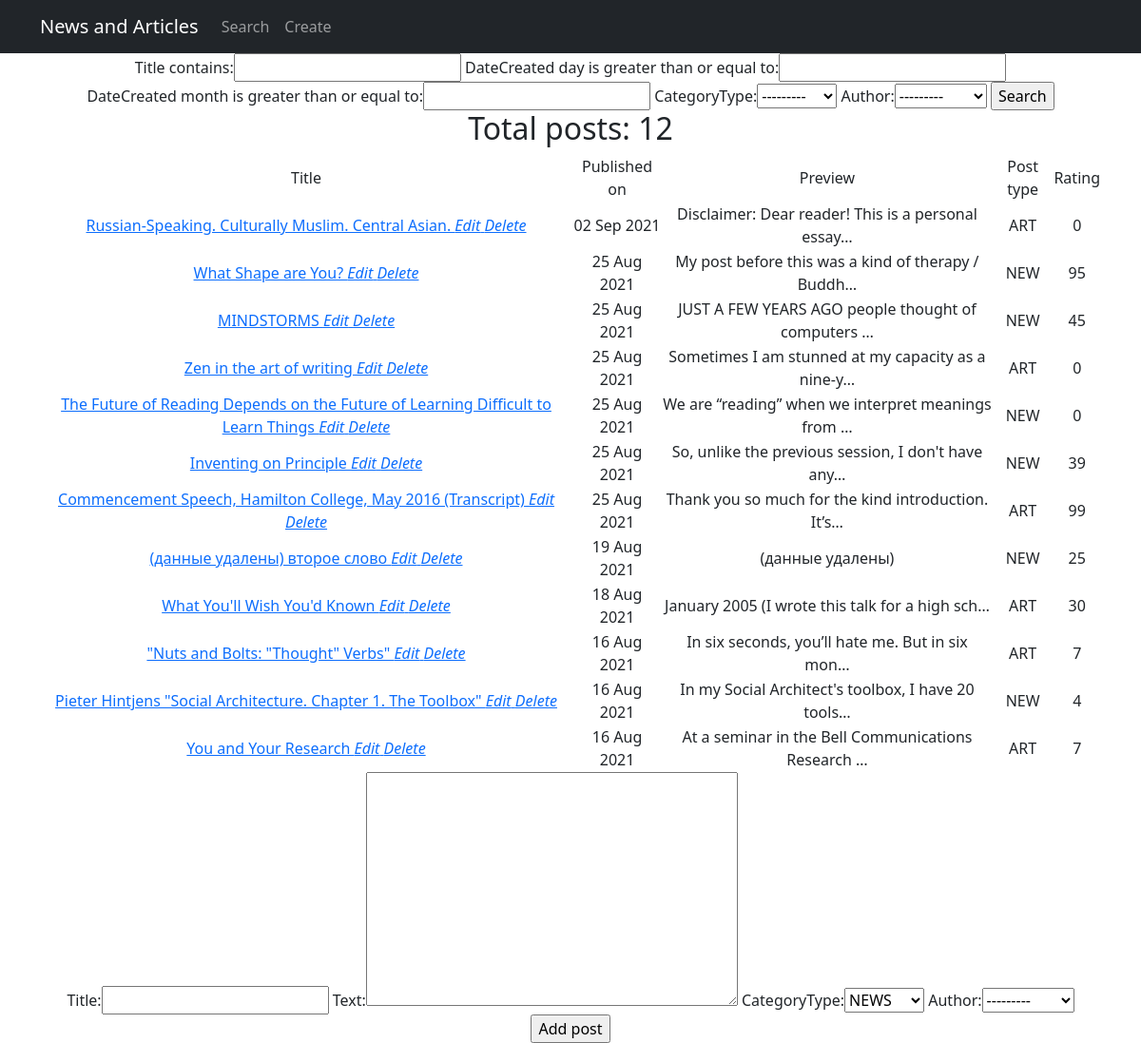
Page /news/search/ on the earlier database version.
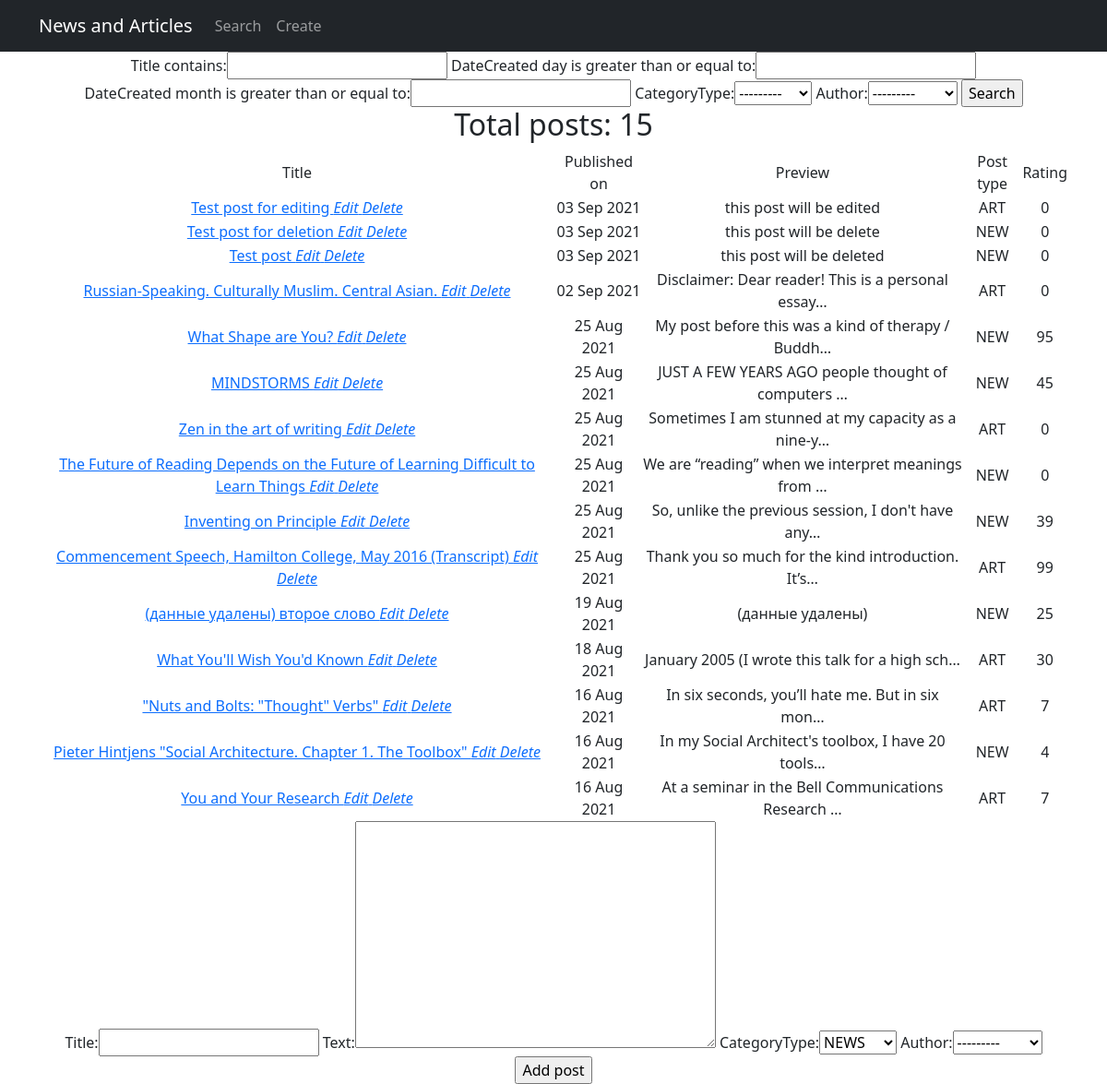
Same page on the later database version.
### news/models.py (models this page shows, shortened)
class Post(models.Model):
    author = models.ForeignKey(Author, on_delete=models.CASCADE)
    NEWS = 'NEW'
    ARTICLE = 'ART'
    CATEGORY_CHOICES = [(NEWS, 'NEWS'), (ARTICLE, 'ARTICLE'), ]
    categoryType = models.CharField(max_length=3, choices=CATEGORY_CHOICES, default=NEWS)
    dateCreated = models.DateTimeField(auto_now_add=True)
    postCategory = models.ManyToManyField(Category, through='PostCategory')
    title = models.CharField(max_length=128)
    text = models.TextField()
    rating = models.SmallIntegerField(default=0)
    def get_absolute_url(self):
        return f'/news/{self.id}'

### news/views.py (the view, shortened to what this page needs)
# urls.py: path('search/', PostSearchView.as_view(), name='post_search'),
class PostSearchView(ListView):
    model = Post
    template_name = 'post_search.html'
    context_object_name = 'news'
    queryset = Post.objects.order_by('-id')
    paginate_by = 20
    form_class = PostForm
    def get_context_data(self, **kwargs):
        context = super().get_context_data(**kwargs)
        context['filter'] = PostFilter(self.request.GET, queryset=self.get_queryset())
        context['categories'] = Category.objects.all()
        context['form'] = PostForm()
        return context

### news/forms.py
class PostForm(ModelForm):
    class Meta:
        model = Post
        fields = ['title', 'text', 'categoryType', 'author']

### news/models.py (called while the page is built)
    def __str__(self):
        return f'{self.authorUser.username}'

### news/templatetags/custom_filters.py (called while the page is built)
@register.filter(name='censor')
def censor(value):
    for word in censor_list:
        value = value.replace(word, replacement_word)
    return value

### templates/post_search.html (shortened to what this page needs)
{% extends 'flatpages/default.html' %}
{% load custom_filters %}
{% block content %}
<form method="GET">
    {{ filter.form }}
    <input type="submit" value="Search">
</form>
    {% if news %}
<h2>Total posts: {{news|length}}</h2>
<table>
            <tr>
                <td>
                    Title
                </td>
                <td>
                    Published on
                </td>
                <td>
                    Preview
                </td>
                <td>
                    Post type
                </td>
                <td>
                    Rating
            </tr>
        {% for news in filter.qs %}
            <tr>
                <td>
                   <a href="{{ news.get_absolute_url }}"> {{ news.title|censor }} </a>
                    <a href="{{ news.get_absolute_url }}/create"> <i>Edit</i> </a>
                    <a href="{{ news.get_absolute_url }}/delete"> <i>Delete</i> </a>
                </td>
                <td>
                    {{ news.dateCreated|date:'d M Y' }}
                </td>
                <td>
                    {{ news.text|truncatechars:50|censor }}
                </td>
                 <td>
                    {{ news.categoryType }}
                </td>
                <td>
                    {{ news.rating }}
                </td>
            </tr>
        {% endfor %}
        </table>
    {% else %}
        <h2> No news today :( </h2>
    {% endif %}
<form method="POST">
    {{ form }}
    <input type="Submit" value="Add post">
</form>
{% endblock content %}

### templates/flatpages/default.html (shortened to what this page needs)
{% load static %}
<!DOCTYPE html>
<html lang="en">
<head>
  <link href="{% static 'vendor/bootstrap/css/styles.css' %}" rel="stylesheet">
</head>
<body>
  <nav class="navbar navbar-expand-lg navbar-dark bg-dark static-top">
    <div class="container">
      <a class="navbar-brand" href="http://127.0.0.1:8000/news/">News and Articles</a>
      <div class="collapse navbar-collapse" id="navbarResponsive">
        <ul class="navbar-nav ml-auto">
          <li class="nav-item">
            <a class="nav-link" href="http://127.0.0.1:8000/news/search">Search</a>
          </li>
          <li class="nav-item">
            <a class="nav-link" href="http://127.0.0.1:8000/news/create">Create</a>
          </li>
        </ul>
      </div>
    </div>
  </nav>
  <div class="container">
    <div class="row">
      <div class="col-lg-12 text-center">
       {% block content %}{% endblock content %}
      </div>
    </div>
  </div>
</body>
</html>

Differences in the rows shown:
added Post: title|censor "Test post for editing", dateCreated "03 Sep 2021", text|censor "this post will be edited", categoryType "ART", rating "0"
added Post: title|censor "Test post for deletion", dateCreated "03 Sep 2021", text|censor "this post will be delete", categoryType "NEW", rating "0"
added Post: title|censor "Test post", dateCreated "03 Sep 2021", text|censor "this post will be deleted", categoryType "NEW", rating "0"
Other differences:
{{ news|length }}: "12" → "15"
